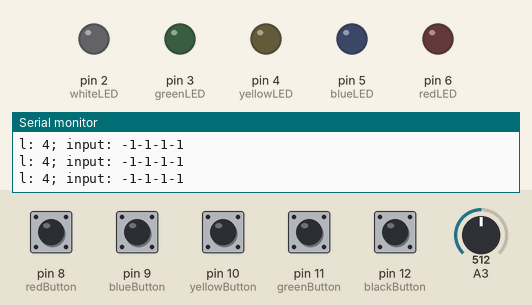
Bench run of a sketch on a simulated Arduino Uno, built with avr-gcc and run on an emulated ATmega328P. Parts: output pins drawn as LEDs (lit = HIGH), the last lines printed to the serial monitor. The inputs (shaded band) are chosen by the test bench; at power-on: pin 8 (redButton), pin 9 (blueButton), pin 10 (yellowButton), pin 11 (greenButton), pin 12 (blackButton) LOW, A3 = 512. Random numbers use the default seed unless the sketch sets one.

Above: at 8.4 s.
8.5 s: pin 10 (yellowButton) pulled HIGH for 1 s
At 9.2 s:
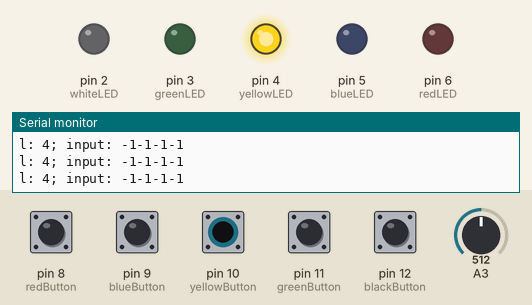
11.0 s: pin 12 (blackButton) pulled HIGH for 0.15 s
At 11.1 s:
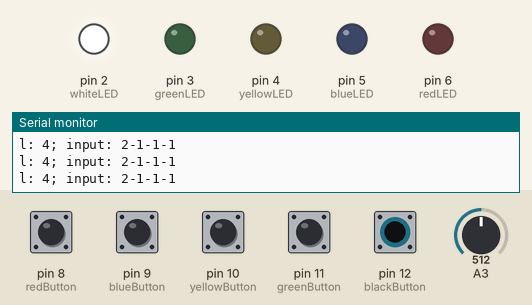
12.6 s: pin 8 (redButton) pulled HIGH for 0.15 s
At 12.7 s:
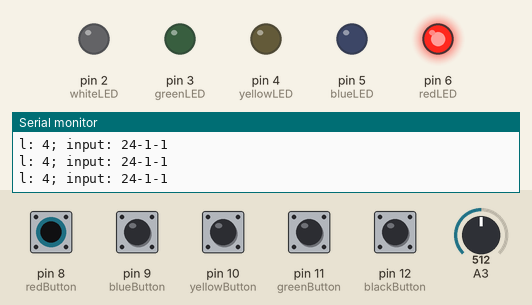
15.7 s: pin 9 (blueButton) pulled HIGH for 0.15 s
At 18.31 s:
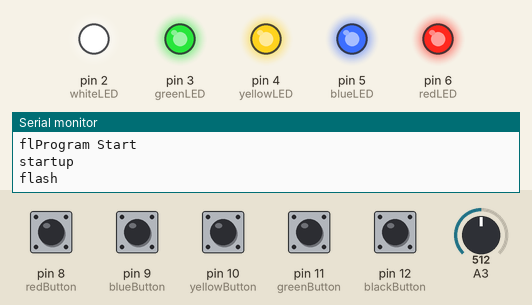
Timing chart, 0 to 19.7 s (numbered marks = the images above; inputs shaded):
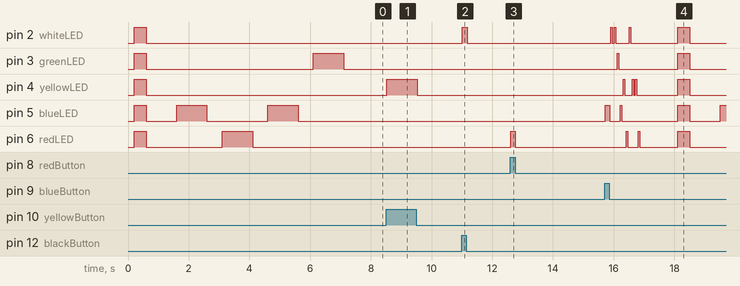

Measured:
- after the input at 8.5 s, pin 4 (yellowLED): LOW → HIGH at once, → LOW 1.0 s later
- after the input at 11.0 s, pin 2 (whiteLED): LOW → HIGH at once, → LOW 0.16 s later
- after the input at 12.6 s, pin 6 (redLED): LOW → HIGH at once, → LOW 0.15 s later
- after the input at 15.7 s, pin 3 (greenLED): LOW → HIGH after 0.41 s, → LOW 0.05 s later, → HIGH 2.0 s later, → LOW 0.40 s later; pin 5 (blueLED): goes HIGH 0.15 s, LOW 0.35 s, HIGH 0.05 s, LOW 1.9 s, HIGH 0.40 s, LOW 1.0 s, then HIGH, starting at once

The sketch:

memory_game.ino
```cpp
/*
  Memory game, 5 digital inputs and 5 leds
*/

const int redButton = 8;
const int blueButton = 9;
const int yellowButton = 10;
const int greenButton = 11;
const int blackButton = 12; // black button goes to white LED

const int redLED = 6;
const int blueLED = 5;
const int yellowLED = 4;
const int greenLED = 3;
const int whiteLED = 2; //white LED goes to black button

int score = 0;
//const int scoreLED = 10;

// flashing interval
const unsigned long interval =                    0;
unsigned long previousMillis = 0;

//game state machine variable
int gameState = 1;
int debouncer[] = {0,0,0,0,0};
const int mapButton[] = {redButton, blueButton, yellowButton, greenButton, blackButton};
const int mapLED[] = {redLED, blueLED, yellowLED, greenLED, whiteLED};

//button handling vars
unsigned long mapPast[] = {0, 0, 0, 0, 0};
int mapLEDState[] =  {LOW, LOW, LOW, LOW, LOW};
int mapButtonState[] = {LOW, LOW, LOW, LOW, LOW};
const int debounceDelay = 50;

int getRInt(int Max){
  int n = random(Max);
  while (true) {
    if ( n > 0 && n < Max){
      return n;
    } else {
      n = random(Max);
    }
  }
}

//game vars
int sequence[100];
int sequenceLength = 4;
int input[100];
int inputLength = 4;
int inputNum = 0;
int pv = -1;
int v = -1;
int r = 0;
int inputDelay = 0;

void setup() {
  // initialize the LED pin as an output:
  pinMode(redLED, OUTPUT);
  pinMode(blueLED, OUTPUT);
  pinMode(yellowLED, OUTPUT);
  pinMode(greenLED, OUTPUT);
  pinMode(whiteLED, OUTPUT);
//  pinMode(scoreLED, OUTPUT);

  // initialize the pushbutton pin as an input:
  pinMode(redButton, INPUT);
  pinMode(blueButton, INPUT);
  pinMode(yellowButton, INPUT);
  pinMode(greenButton, INPUT);
  pinMode(blackButton, INPUT);

  //start debugger
  Serial.begin(9600);
  Serial.println("Program Start");
}

void(* resetFunc) (void) = 0;

void loop() {
  switch (gameState) {
    case 1:
      Serial.println("startup");
      //startup sequence
      startup();
      break;
    case 2:
      v = checkButtons();
      // check input delay
      if ( v == -1 ){
        inputDelay++;
      } else {
        inputDelay = 0;
      }
      if (inputDelay > 10000) {
        gameState = 3;
      }

      //check edge done input
      if ( v == -1 && pv != -1 ) {
        input[inputNum] = pv;
        inputNum++;
      }
      // prepare for next state
      pv = v;

      Serial.print("l: ");
      Serial.print(inputLength);
      // debug
      Serial.print("; input: ");
      for ( int i = 0; i < inputLength; i++){
        Serial.print(input[i]);
      }
      Serial.println("");

      // check if input is over
      if (inputNum == sequenceLength){
        Serial.println("input is over");
        // the player has entered the neccessary amount of buttons for the sequence
        // check to see if they get to continue playing
        if (checkEqual(sequence, input, sequenceLength)){
          Serial.println("Sequences are Equal");
          //player continues, add one to the sequence
          sequence[sequenceLength] = getRInt(6) -1;
          Serial.println("Got new value for sequence");
          sequenceLength++;
          inputLength++;
          flash(1);
          delay(1000);
          showSequence(sequence, sequenceLength);
          Serial.println("resetting input");
          for (int i = 0; i < inputLength; i++){
              input[i] = -1;
          }
          Serial.print("l: ");
          Serial.print(inputLength);
          // debug
          Serial.print("; input: ");
          for ( int i = 0; i < inputLength; i++){
            Serial.print(input[i]);
          }
          inputNum = 0;
          gameState = 2;
        } else {
          // player stops, go to game over state
          gameState = 3;
        }
      }
      break;
    case 3:
      Serial.println("game over");
      for (int i = 0; i < 10; i++){
        r = getRInt(6) - 1;
        digitalWrite(mapLED[r], HIGH);
        delay(50);
        turnAllOff();
        delay(50);
      }
      delay(1000);
      flash(sequenceLength - 4);
      resetFunc();
      break;
    default:
      Serial.println("error, ended up in default state");
      gameState = 1;
      break;
  }

}


int checkButtons() {
  int mapVal[] = { digitalRead(mapButton[0]), digitalRead(mapButton[1]), digitalRead(mapButton[2]), digitalRead(mapButton[3]), digitalRead(mapButton[4])};
  unsigned long t = millis();
  unsigned long mapDur[] = {t - mapPast[0], t - mapPast[1], t - mapPast[2], t - mapPast[3], t - mapPast[4]};

  if (mapButtonState[0] != mapVal[0]){
      mapPast[0] = t;
  }
  if (mapButtonState[1] != mapVal[1]){
      mapPast[1] = t;
  }
  if (mapButtonState[2] != mapVal[2]){
      mapPast[2] = t;
  }
  if (mapButtonState[3] != mapVal[3]){
      mapPast[3] = t;
  }
  if (mapButtonState[4] != mapVal[4]){
      mapPast[4] = t;
  }

  if ( mapDur[0] > debounceDelay ){
      if (mapButtonState[0] != mapVal[0]){
         mapButtonState[0] = mapVal[0];
         mapLEDState[0] = mapButtonState[0];
      }
  }
  if ( mapDur[1] > debounceDelay ){
      if (mapButtonState[1] != mapVal[1]){
         mapButtonState[1] = mapVal[1];
         mapLEDState[1] = mapButtonState[1];
      }
  }
  if ( mapDur[2] > debounceDelay ){
      if (mapButtonState[2] != mapVal[2]){
         mapButtonState[2] = mapVal[2];
         mapLEDState[2] = mapButtonState[2];
      }
  }
  if ( mapDur[3] > debounceDelay ){
      if (mapButtonState[3] != mapVal[3]){
         mapButtonState[3] = mapVal[3];
         mapLEDState[3] = mapButtonState[3];
      }
  }
  if ( mapDur[4] > debounceDelay ){
      if (mapButtonState[4] != mapVal[4]){
         mapButtonState[4] = mapVal[4];
         mapLEDState[4] = mapButtonState[4];
      }
  }

  digitalWrite(mapLED[0], mapLEDState[0]);
  digitalWrite(mapLED[1], mapLEDState[1]);
  digitalWrite(mapLED[2], mapLEDState[2]);
  digitalWrite(mapLED[3], mapLEDState[3]);
  digitalWrite(mapLED[4], mapLEDState[4]);

  for ( int i = 0; i < 5; i++){
    if (mapLEDState[i] == HIGH ) {
      return i;
    }
  }
  return -1;
}

bool checkEqual(int a[], int b[], int l){
  for ( int i = 0; i < l; i++){
    if (a[i] != b[i]){
      return false;
    }
  }
  return true;
}

void showSequence(int s[], int l){
  Serial.println("Show seq");
  for (int i = 0; i < l; i++){
    Serial.println(i);
    Serial.print("id: ");
    Serial.println(s[i]);
    digitalWrite(mapLED[s[i]], HIGH);
    delay(1000);
    turnAllOff();
    delay(500);
  }
  Serial.println("exit seq");
}

void newSeq(){
  for (int i = 0; i < 4; i ++){
    sequence[i] = getRInt(6) - 1;
  }
}

void startup(){
  //test random numbers
  randomSeed(analogRead(11));

  // make initial sequence
  for (int i = 0; i < sequenceLength; i++){
    sequence[i] = getRInt(6) - 1 ;
  }
  //make initial input
  for (int i = 0; i < inputLength; i++){
    input[i] = -1;
  }
  flash(1);
  delay(1000);
  showSequence(sequence, sequenceLength);
  Serial.println("gameState = 2");
  gameState = 2;
}

void flash(int l){
    Serial.println("flash");
  for (int i = 0; i < l; i++){
    //turn off all
    turnAllOff();
    delay(200);
    //turn on all
    turnAllOn();
    //wait
    delay(400);
  }
  //turn off all
  turnAllOff();
}

void turnAllOff(){
  digitalWrite(redLED, LOW);
  digitalWrite(blueLED, LOW);
  digitalWrite(yellowLED, LOW);
  digitalWrite(greenLED, LOW);
  digitalWrite(whiteLED, LOW);
}

void turnAllOn(){
  digitalWrite(redLED, HIGH);
  digitalWrite(blueLED, HIGH);
  digitalWrite(yellowLED, HIGH);
  digitalWrite(greenLED, HIGH);
  digitalWrite(whiteLED, HIGH);
}

//void showpattern(int[] pattern){
//
//}
//
//int[] addOneToPattern(int[] pattern){
//  int newPattern[sizeof(pattern)+1];
//  for (int i = 0; i < sizeof(pattern); i++){
//    newPattern[i] = pattern[i];
//  }
//  newPattern[sizeof(pattern)] = random(5);
//  return newPattern
//}
//
//int[] getpattern(int len){
//  int pattern[];
//  unsigned long curTime = millis()
//
//
//}
```
